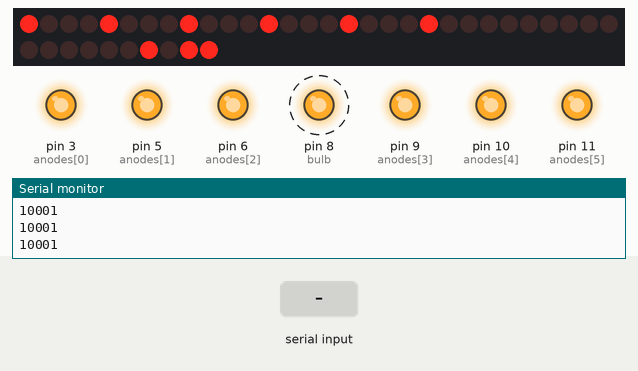
Recording of a sketch running on a simulated Arduino Uno, built with avr-gcc and run on an emulated ATmega328P. On the bench: 40 shift-register outputs drawn as a row of LEDs (first output left, lit = HIGH), output pins drawn as LEDs (lit = HIGH), the last lines printed to the serial monitor. Wiring (inferred from the names in the program): 5 × shift register (74HC595): data A2; shift clock pin 7; latch pin 4. Wiring (inferred from the signals the program sends): row of LEDs: on Q0, Q1, Q2, Q3, Q4, Q5, Q6, Q7, Q8, Q9, Q10, Q11, Q12, Q13, Q14, Q15, Q16, Q17, Q18, Q19, Q20, Q21, Q22, Q23, Q24, Q25, Q26, Q27, Q28, Q29, Q30, Q31, Q32, Q33, Q34, Q35, Q36, Q37, Q38, Q39. Dashed ring = blinking. Inputs (shaded band) come from the test bench. Pins used as bus, display or sensor lines are not drawn.

Above: at 1.2 s.
1.3 s: "90,45\n" received over Serial
At 2.9 s:
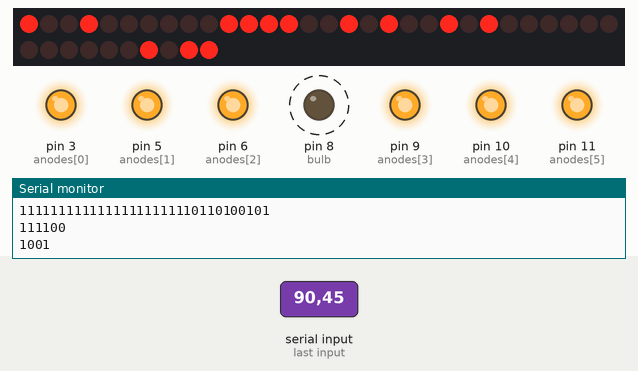
At 4.0 s:
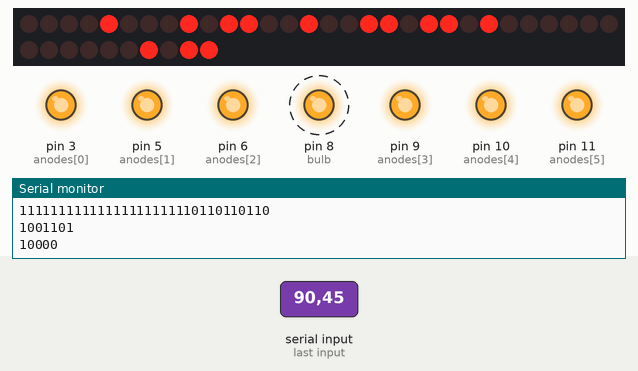
4.3 s: "30,150\n" received over Serial
At 6.0 s:
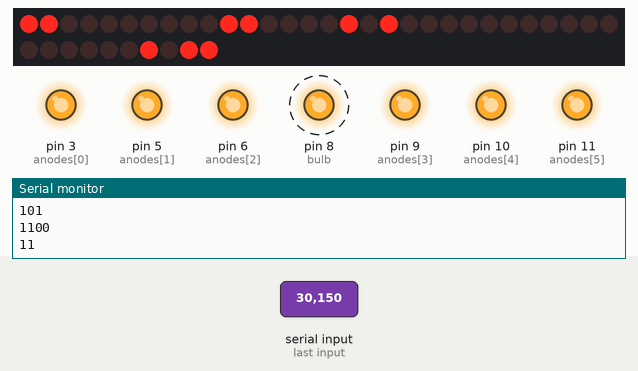
Timing chart, 0 to 22.3 s (numbered marks = the images above; inputs shaded):
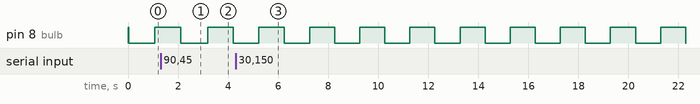

Measured:
- by itself, pin 8 (bulb): alternates HIGH for 1.0 s and LOW for 1.0 s

The sketch:

Display_test.ino
```cpp
//Gregory Brooks 16/02/2015
//For testing nixie display hardware
int latchPin = 4;
int clockPin = 7;
int dataPin = A2;
int anodes[7] = {3,5,6,9,10,11};
int bulb = 8;//neon bulb pin
uint8_t data1 = B00101111;//for blue leds and no decimals
int packet[] = {0,0,0,0,0,0};//6 digits

void setup(){
  Serial.begin(9600);
  pinMode (latchPin, OUTPUT);
  pinMode (clockPin, OUTPUT);
  pinMode (dataPin, OUTPUT);
  //All anode PWM pins to outputs

  for (int x = 0; x<6; x++){
    pinMode(anodes[x],OUTPUT);
    digitalWrite(anodes[x],LOW);
  }
  //neon bulbs
  pinMode(bulb,OUTPUT);
  digitalWrite(bulb,HIGH);

  unsigned long x = millis();

  int placehold[7] = {8,8,8,8,8,8};
  Update(placehold, sizeof(placehold));

  int placehold2[7] = {1,1,1,1,1,1};
  Update(placehold2, sizeof(placehold2));

  Serial.println(millis() - x);
  for (int x = 0; x<6; x++){
    digitalWrite(anodes[x],HIGH);//leave the tubes on max brightness for v0.1
    //light the bulbs
    digitalWrite(8, HIGH);
  }
}

void loop(){

  if (Serial.available()>=6){
    Serial.println("6 digits received");
    for (int x = 0; x<6; x++){
      packet[x] = (int(Serial.read()) - 48);
      Serial.println (packet[x]);
    }
    Update(packet,sizeof(packet));
  }
  else{
   //clear the buffer
   while (Serial.available()){
      int x = Serial.read();
   }
  }

  if (digitalRead(8)){
    digitalWrite(8,LOW);
  }
  else{
    digitalWrite(8,HIGH);
  }
  Update(packet,sizeof(packet));
  delay(1000);
  for (int x = 0; x < 6; x++){
    if (packet[x] == 9){
      packet[x] = 0;
    }
    else{
      packet[x] = packet[x]+1;
    }
  }


  //delay(999999);
}


void Update(int numbers[],int n){//array, length
  Serial.println("Update run");


  //8 bit int for each chip
  /*
  if (data1 == 128){
    data1 = 1;
  }
  else{
    data1 = data1*2;
  }
  */


  int data2 = numbers[4] + (numbers[5] << 4);
  int data3 = numbers[2] + (numbers[3] << 4);
  int data4 = numbers[0] + (numbers[1] << 4);

  //send values to shift registers
  digitalWrite(latchPin,LOW);
  shiftOut(dataPin, clockPin, MSBFIRST,255 - data1);
  shiftOut(dataPin, clockPin, MSBFIRST, B00000000);//decimal points
  shiftOut(dataPin, clockPin, MSBFIRST,data2);
  shiftOut(dataPin, clockPin, MSBFIRST,data3);
  shiftOut(dataPin, clockPin, MSBFIRST,data4);
  digitalWrite(latchPin, HIGH);
  Serial.println (255 - data1,BIN);//debug
  Serial.println (data2,BIN);//debug
  Serial.println (data3,BIN);//debug
  Serial.println (data4,BIN);//debug
}
```
